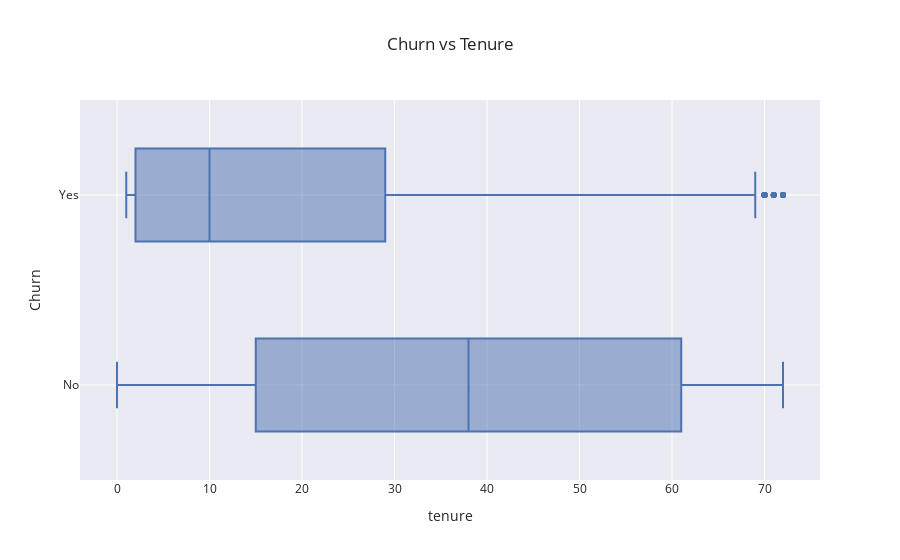

Notebook source saved alongside this figure:
### Markdown cell above
## account information (numerical)

### Code cell
# Statistics on churn x tenure
print(df.groupby('Churn').tenure.describe().round(0))
# Visualizing how churn interacts with tenure
fig =px.box(df, x='tenure', y='Churn', template='seaborn', title='Churn vs Tenure')
    
fig.show()

### Figure 1 — Plotly figure (JSON) as saved in the notebook; plotly's stock layout.template omitted (floating-point values rounded to 4 significant figures; data arrays with more than 128 entries replaced by an {"elided": "..."} marker saying what was removed)
{"data": [{"alignmentgroup": "True", "hovertemplate": "tenure=%{x}<br>Churn=%{y}<extra></extra>", "legendgroup": "", "marker": {"color": "rgb(76,114,176)"}, "name": "", "notched": false, "offsetgroup": "", "orientation": "h", "showlegend": false, "type": "box", "x": {"elided": "7043 int values"}, "x0": " ", "xaxis": "x", "y": {"elided": "7043 str values"}, "y0": " ", "yaxis": "y"}], "layout": {"boxmode": "group", "legend": {"tracegroupgap": 0}, "title": {"text": "Churn vs Tenure"}, "xaxis": {"anchor": "y", "domain": [0, 1], "title": {"text": "tenure"}}, "yaxis": {"anchor": "x", "domain": [0, 1], "title": {"text": "Churn"}}}}
